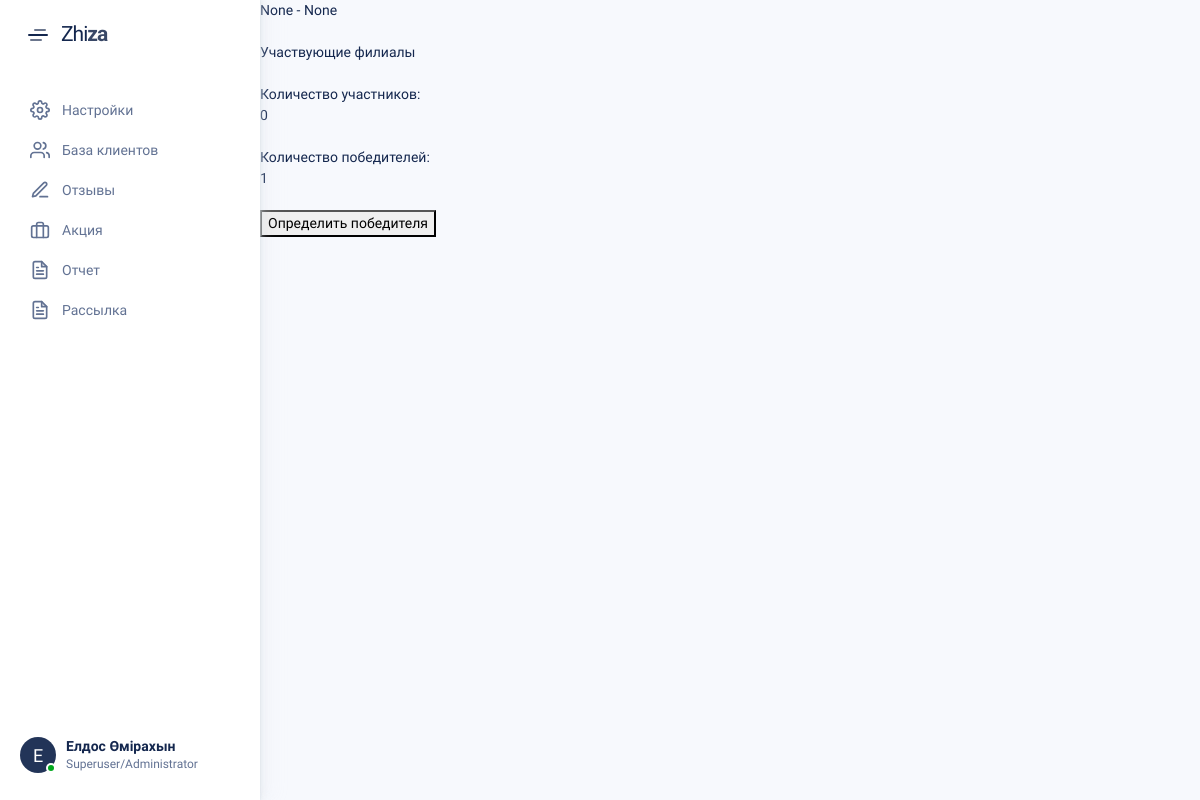
The app's page /raffle-prizes/detail/participating/branch/winners/1 with its own data.
### raffle_prizes/models.py (models this page shows, shortened)
class RafflePrize(models.Model):
    title = models.CharField(max_length=180)
    company = models.ForeignKey(Company, on_delete=models.CASCADE)
    message_winner = models.TextField()
    number_winners = models.PositiveIntegerField(default=1)
    date_start = models.DateField(null=True, blank=True)
    date_end = models.DateField(null=True, blank=True)
    comment = models.TextField()
    status = models.PositiveSmallIntegerField(choices=RAFFLE_PRIZE_STATUS, default=NOT_PLAYED)

### raffle_prizes/views.py (the view)
# urls.py: path('detail/participating/branch/winners/<int:pk>', views.WinnersDetailView.as_view(),
class WinnersDetailView(TemplateResponseMixin, View):
    template_name = 'raffle_prizes/detail/winners.html'
    def get(self, request, *args, **kwargs):
        raffle_prize_id = self.kwargs.get('pk')
        raffle_prize = RafflePrize.objects.get(pk=raffle_prize_id)
        start_date = raffle_prize.date_start
        end_date = raffle_prize.date_end
        winners = Winner.objects.filter(raffle_prize=raffle_prize)
        customer_count = 0
        participating_branches = ParticipatingBranch.objects.filter(raffle_prize=raffle_prize)
        for participating_branch in participating_branches:
            customers = Customer.objects.filter(branch=participating_branch.branch, created_at__date__gte=start_date, created_at__date__lte=end_date)
            customer_count += customers.count()
        raffle_prize.customer_count = customer_count
        context = {
            'winners': winners,
            'raffle_prize': raffle_prize,
        }
        return self.render_to_response(context)

### templates/raffle_prizes/detail/winners.html (shortened to what this page needs)
{% extends 'base.html' %}
{% load static %}
{% load organization_tags %}
{% block content %}
{{raffle_prize.date_start}} - {{raffle_prize.date_end}}<br><br>
Участвующие филиалы
 <br><br>
Количество участников: <br>
{{raffle_prize.customer_count}} <br><br>
Количество победителей: <br>
{{raffle_prize.number_winners}} <br><br>
<form action="{% url 'raffle_prizes:participating_branch_choice_winner' raffle_prize.id %}" method="post">
    <button type="submit" >Определить победителя</button>
</form>
<br><br>
{% endblock %}

### records on screen
RafflePrize: date_start "None", date_end "None", customer_count "0", number_winners "1"
